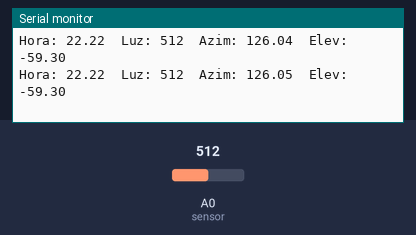
Bench run of a sketch on a simulated Arduino Uno, built with avr-gcc and run on an emulated ATmega328P. On the bench: the last lines printed to the serial monitor. Inputs (shaded band) come from the test bench; at power-on: A0 (sensor) = 512. The local clock reads 2024-03-15 10:24:30 at power-on unless the sketch sets it.

Above: at 2.8 s.
2.9 s: A0 (sensor) set to 716
At 5.0 s:
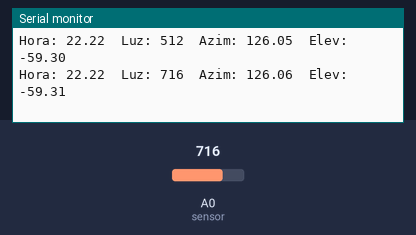
5.6 s: A0 (sensor) set to 900
At 7.0 s:
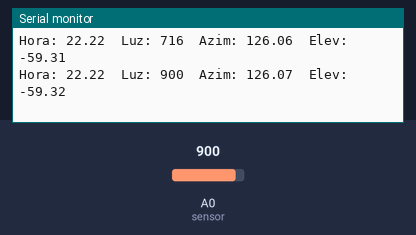
Timing chart, 0 to 8.6 s (numbered marks = the images above; inputs shaded):
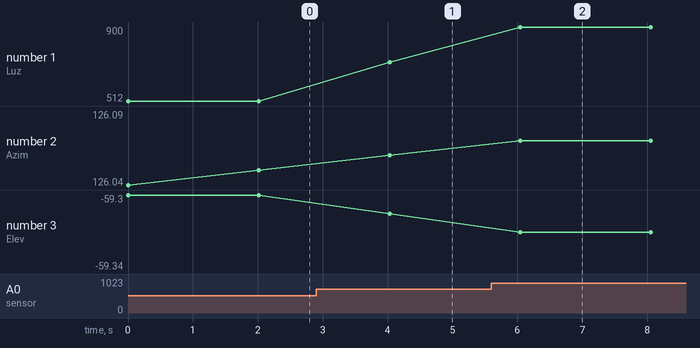

Measured:
- after the input at 2.9 s, the serial monitor: prints a new line after 1.1 s (image 1)
- after the input at 5.6 s, the serial monitor: prints a new line after 0.44 s (image 2)
- plotted number 1: 512 → 716 after the input at 2.9 s, 716 → 900 after the input at 5.6 s

The sketch:

CodigoMaestroInicial.ino
```cpp
#include <SoftwareSerial.h> //Para la comunicación con el serial
#include <Wire.h>
#include "RTClib.h"
#include <math.h>

// Comunicación con el Arduino Esclavo (RX, TX)
SoftwareSerial esclavo(2, 3);

RTC_DS1307 rtc;

// Fotodiodo
int sensor = A0;

// Medellín
float lat = 6.24 * PI / 180;

void setup() {
  Serial.begin(9600);
  esclavo.begin(9600);

  Wire.begin();
  rtc.begin();

  // SOLO UNA VEZ para ajustar el RTC
  rtc.adjust(DateTime(F(__DATE__), F(__TIME__)));
}

void loop() {
  // -------- LEER HORA --------
  DateTime now = rtc.now();
  int n = now.dayOfYear();
  float hour = now.hour() + now.minute() / 60.0 + now.second() / 3600.0;

  // -------- MODELO SOLAR --------
  float delta = 23.45 * sin((360.0 / 365.0) * (n - 81) * PI / 180);
  delta *= PI / 180;

  float H = 15 * (hour - 12);
  H *= PI / 180;

  float sin_alpha = sin(lat) * sin(delta) + cos(lat) * cos(delta) * cos(H);
  float alpha = asin(sin_alpha);

  float cosA = (sin(delta) - sin(alpha) * sin(lat)) / (cos(alpha) * cos(lat));
  float A = acos(cosA);

  // -------- GRADOS --------
  float elev = alpha * 180 / PI;
  float azim = A * 180 / PI;

  // -------- MAPEO A SERVOS --------
  int posV = map(elev, 0, 90, 20, 160);
  int posH = map(azim, 0, 180, 20, 160);

  posH = constrain(posH, 20, 160);
  posV = constrain(posV, 20, 160);

  // -------- LEER SENSOR --------
  int light = analogRead(sensor);

  // -------- MOSTRAR --------
  Serial.print("Hora: ");
  Serial.print(hour);
  Serial.print("  Luz: ");
  Serial.print(light);
  Serial.print("  Azim: ");
  Serial.print(azim);
  Serial.print("  Elev: ");
  Serial.println(elev);

  // -------- ENVIAR AL ESCLAVO --------
  esclavo.print(posH);
  esclavo.print(",");
  esclavo.println(posV);

  delay(2000);
}
```
